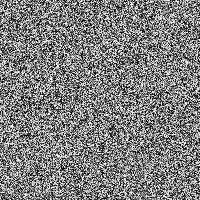
Frame 1 (no input)
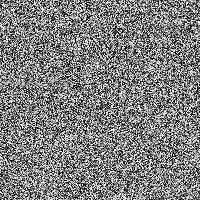
Frame 60 (no input)
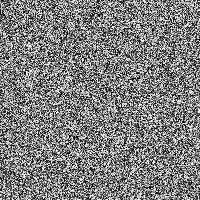
Frame 120 (the mouse pressed at the canvas centre since frame 60)

The p5.js sketch that drew these frames (run headless with seeded random() and noise() and a simulated clock; from frame 60 on, the mouse is pressed at the canvas centre):

// p5.js sketch
// ── sketch.js
// ------------------------------------------------- //
// 05/02/2018
// Evan MacHale - N00150552
// Interactive Graphics Module Year 3
// The Nature of Code by Daniel Shiffman
// Introduction // I.6 Perlin Noise // Part d.
// Two dimensional Noise // Pixel Array // Noise
// http://natureofcode.com/book/introduction/
// ------------------------------------------------- //
function setup() {
  // Lags if full window size
  // createCanvas(windowWidth, windowHeight);
  createCanvas(200,200);
  // Allows rendering of all pxels on high-res displays
  pixelDensity(1);
}

function draw() {
  // 'pixels' array predefined array containing values for all pixels in window
  // Before we access it, must call 'loadPixels()'
  // https://processing.org/reference/pixels.html
  loadPixels();
  // Loop through row
  for (var y = 0; y < height; y++) {
    // Loop through columns
    for (var x = 0; x < width; x++) {
      // Setup TV static effect
      var bright = random(255);
      // Calculate index
      var index = (x+y*width)*4;
      // Pass random values to array
      pixels[index + 0] = bright;
      pixels[index + 1] = bright;
      pixels[index + 2] = bright;
      pixels[index + 3] = 255;
    }
  }
  // Updates the display window with the data in 'pixels'array
  // Used in conjunction with 'loadPixels()'
  updatePixels();
}
